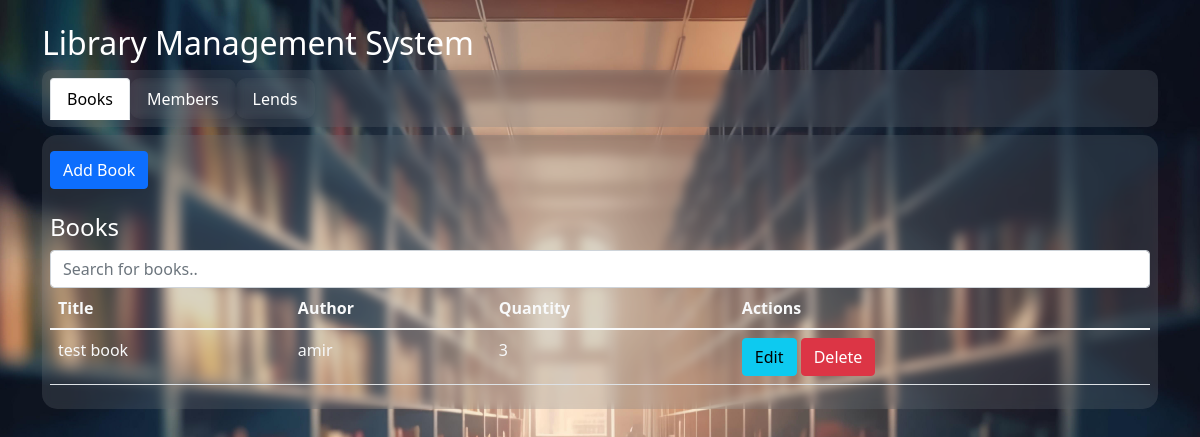
The app's page /, older data.
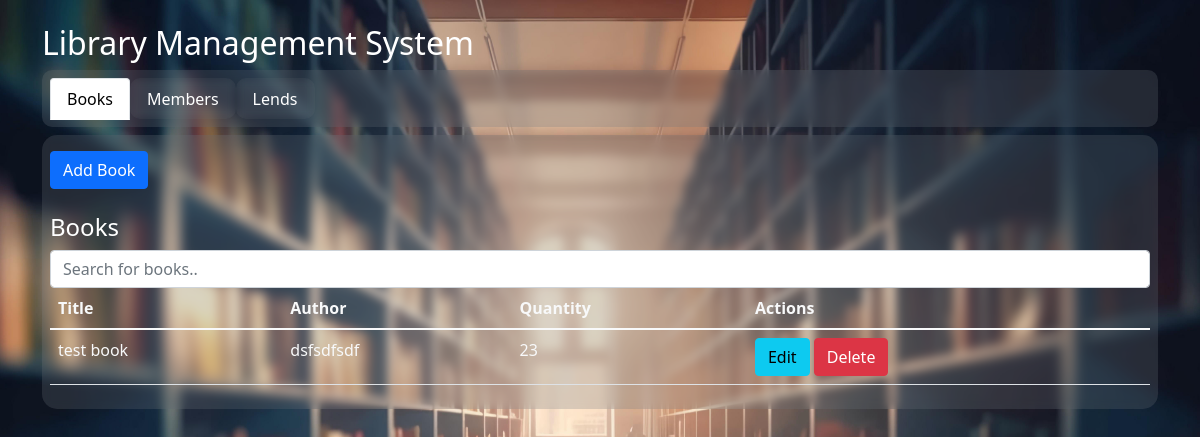
The same page, newer data.
### main.py (models this page shows, shortened)
class Book(db.Model):
    id = db.Column(db.Integer, primary_key=True)
    title = db.Column(db.String(80), nullable=False)
    author = db.Column(db.String(80), nullable=False)
    quantity = db.Column(db.Integer, default=1)

### main.py (the view)
@app.route('/')
def index():
    books = Book.query.all()
    members = Member.query.all()
    lends = Lend.query.all()
    return render_template("index.html", books=books, members=members, lends=lends)

### templates/index.html (shortened to what this page needs)
{% extends "layouts/layout.html" %} {% block content %}
<ul
  class="nav nav-tabs border-0 mb-2 p-2 bg-secondary bg-opacity-25"
  id="myTab"
  role="tablist"
>
  <li class="nav-item" role="presentation">
    <button
      aria-controls="home"
      aria-selected="true"
      class="nav-link text-white active"
      data-bs-target="#home"
      data-bs-toggle="tab"
      id="home-tab"
      role="tab"
      type="button"
    >
      Books
    </button>
  </li>
  <li class="nav-item" role="presentation">
    <button
      aria-controls="profile"
      aria-selected="false"
      class="nav-link text-white"
      data-bs-target="#profile"
      data-bs-toggle="tab"
      id="profile-tab"
      role="tab"
      type="button"
    >
      Members
    </button>
  </li>
  <li class="nav-item" role="presentation">
    <button
      aria-controls="contact"
      aria-selected="false"
      class="nav-link text-white"
      data-bs-target="#contact"
      data-bs-toggle="tab"
      id="contact-tab"
      role="tab"
      type="button"
    >
      Lends
    </button>
  </li>
</ul>
<div class="tab-content bg-secondary bg-opacity-25 p-2" id="myTabContent">
  <div
    aria-labelledby="home-tab"
    class="tab-pane fade show active"
    id="home"
    role="tabpanel"
  >
    {% include "createBookModal.html" %}
    <h4 class="mt-4 text-white">Books</h4>
    <input
      type="text"
      id="book_input"
      onkeyup="book_search()"
      placeholder="Search for books.."
      class="form-control"
    />
    <table class="table text-light" id="book_table">
      <thead>
        <tr>
          <th>Title</th>
          <th>Author</th>
          <th>Quantity</th>
          <th>Actions</th>
        </tr>
      </thead>
      <tbody>
        {% for book in books %}
        <tr>
          <td>{{ book.title }}</td>
          <td>{{ book.author }}</td>
          <td>{{ book.quantity }}</td>
          <td>
            <a
              class="btn btn-info"
              href="{{ url_for('edit_book', book_id=book.id) }}"
              >Edit</a
            >
            <form
              action="{{ url_for('delete_book', book_id=book.id) }}"
              method="POST"
              style="display: inline-block"
            >
              <button class="btn btn-danger" type="submit">Delete</button>
            </form>
          </td>
        </tr>
        {% endfor %}
      </tbody>
    </table>
  </div>
</div>
{% endblock %}

Row changes from the older to the newer data that the page shows:
changed Book "test book": author "amir" → "dsfsdfsdf"; quantity "3" → "23"
